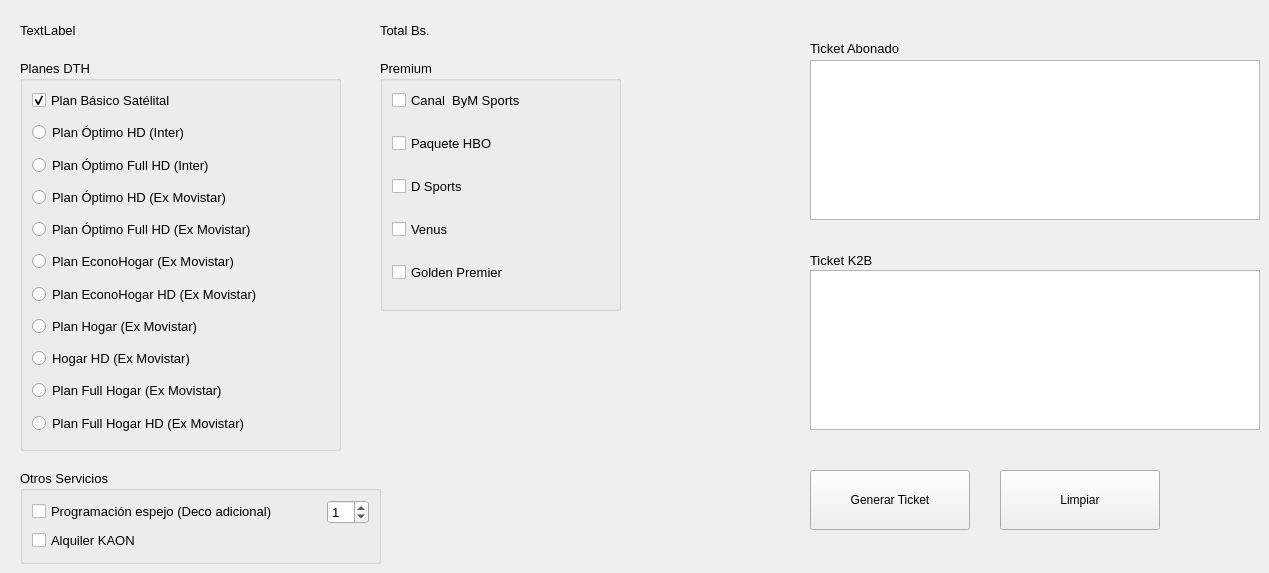
   <widget class="QWidget" name="tab">
    <attribute name="icon">
     <iconset resource="../../images.qrc">
      <normaloff>:/images/images/icons/tv.png</normaloff>:/images/images/icons/tv.png</iconset>
    </attribute>
    <attribute name="title">
     <string>Tickets de ventas</string>
    </attribute>
    <widget class="QGroupBox" name="groupBox">
     <property name="geometry">
      <rect>
       <x>20</x>
       <y>60</y>
       <width>321</width>
       <height>391</height>
      </rect>
     </property>
     <property name="font">
      <font>
       <family>Arial</family>
       <pointsize>10</pointsize>
       <weight>50</weight>
       <italic>false</italic>
       <bold>false</bold>
      </font>
     </property>
     <property name="acceptDrops">
      <bool>true</bool>
     </property>
     <property name="layoutDirection">
      <enum>Qt::LeftToRight</enum>
     </property>
     <property name="styleSheet">
      <string notr="true">font: 10pt &quot;Arial&quot;;</string>
     </property>
     <property name="title">
      <string>Planes DTH</string>
     </property>
     <property name="alignment">
      <set>Qt::AlignLeading|Qt::AlignLeft|Qt::AlignTop</set>
     </property>
     <property name="flat">
      <bool>false</bool>
     </property>
     <layout class="QGridLayout" name="gridLayout_3">
      <item row="0" column="0">
       <layout class="QVBoxLayout" name="verticalLayout">
        <item>
         <widget class="QCheckBox" name="basico_satelital_dth">
          <property name="font">
           <font>
            <family>Arial</family>
            <pointsize>10</pointsize>
            <weight>50</weight>
            <italic>false</italic>
            <bold>false</bold>
           </font>
          </property>
          <property name="text">
           <string>Plan Básico Satélital</string>
          </property>
          <property name="checked">
           <bool>true</bool>
          </property>
         </widget>
        </item>
        <item>
         <spacer name="verticalSpacer_5">
          <property name="orientation">
           <enum>Qt::Vertical</enum>
          </property>
          <property name="sizeHint" stdset="0">
           <size>
            <width>20</width>
            <height>40</height>
           </size>
          </property>
         </spacer>
        </item>
        <item>
         <widget class="QRadioButton" name="optimo_hd_inter">
          <property name="font">
           <font>
            <family>Arial</family>
            <pointsize>10</pointsize>
            <weight>50</weight>
            <italic>false</italic>
            <bold>false</bold>
           </font>
          </property>
          <property name="text">
           <string>Plan Óptimo HD (Inter)</string>
          </property>
         </widget>
        </item>
        <item>
         <spacer name="verticalSpacer">
          <property name="orientation">
           <enum>Qt::Vertical</enum>
          </property>
          <property name="sizeHint" stdset="0">
           <size>
            <width>20</width>
            <height>40</height>
           </size>
          </property>
         </spacer>
        </item>
        <item>
         <widget class="QRadioButton" name="optimo_full_hd_inter">
          <property name="font">
           <font>
            <family>Arial</family>
            <pointsize>10</pointsize>
            <weight>50</weight>
            <italic>false</italic>
            <bold>false</bold>
           </font>
          </property>
          <property name="text">
           <string>Plan Óptimo Full HD (Inter)</string>
          </property>
         </widget>
        </item>
        <item>
         <spacer name="verticalSpacer_2">
          <property name="orientation">
           <enum>Qt::Vertical</enum>
          </property>
          <property name="sizeHint" stdset="0">
           <size>
            <width>20</width>
            <height>40</height>
           </size>
          </property>
         </spacer>
        </item>
        <item>
         <widget class="QRadioButton" name="optimo_hd_movistar">
          <property name="font">
           <font>
            <family>Arial</family>
            <pointsize>10</pointsize>
            <weight>50</weight>
            <italic>false</italic>
            <bold>false</bold>
           </font>
          </property>
          <property name="text">
           <string>Plan Óptimo HD (Ex Movistar)</string>
          </property>
         </widget>
        </item>
        <item>
         <spacer name="verticalSpacer_3">
          <property name="orientation">
           <enum>Qt::Vertical</enum>
          </property>
          <property name="sizeHint" stdset="0">
           <size>
            <width>20</width>
            <height>40</height>
           </size>
          </property>
         </spacer>
        </item>
        <item>
         <widget class="QRadioButton" name="optimo_full_hd_movistar">
          <property name="font">
           <font>
            <family>Arial</family>
            <pointsize>10</pointsize>
            <weight>50</weight>
            <italic>false</italic>
            <bold>false</bold>
           </font>
          </property>
          <property name="text">
           <string>Plan Óptimo Full HD (Ex Movistar)</string>
          </property>
         </widget>
        </item>
        <item>
         <spacer name="verticalSpacer_17">
          <property name="orientation">
           <enum>Qt::Vertical</enum>
          </property>
          <property name="sizeHint" stdset="0">
           <size>
            <width>20</width>
            <height>40</height>
           </size>
          </property>
         </spacer>
        </item>
        <item>
         <widget class="QRadioButton" name="econo_hogar">
          <property name="text">
           <string>Plan EconoHogar (Ex Movistar)</string>
          </property>
         </widget>
        </item>
        <item>
         <spacer name="verticalSpacer_11">
          <property name="orientation">
           <enum>Qt::Vertical</enum>
          </property>
          <property name="sizeHint" stdset="0">
           <size>
            <width>20</width>
            <height>40</height>
           </size>
          </property>
         </spacer>
        </item>
        <item>
         <widget class="QRadioButton" name="econo_hogar_hd">
          <property name="text">
           <string>Plan EconoHogar HD (Ex Movistar)</string>
          </property>
         </widget>
        </item>
        <item>
         <spacer name="verticalSpacer_12">
          <property name="orientation">
           <enum>Qt::Vertical</enum>
          </property>
          <property name="sizeHint" stdset="0">
           <size>
            <width>20</width>
            <height>40</height>
           </size>
          </property>
         </spacer>
        </item>
        <item>
         <widget class="QRadioButton" name="hogar">
          <property name="text">
           <string>Plan Hogar (Ex Movistar)</string>
          </property>
         </widget>
        </item>
        <item>
         <spacer name="verticalSpacer_13">
          <property name="orientation">
           <enum>Qt::Vertical</enum>
          </property>
          <property name="sizeHint" stdset="0">
           <size>
            <width>20</width>
            <height>40</height>
           </size>
          </property>
         </spacer>
        </item>
        <item>
         <widget class="QRadioButton" name="hogar_hd">
          <property name="text">
           <string>Hogar HD (Ex Movistar)</string>
          </property>
         </widget>
        </item>
        <item>
         <spacer name="verticalSpacer_14">
          <property name="orientation">
           <enum>Qt::Vertical</enum>
          </property>
          <property name="sizeHint" stdset="0">
           <size>
            <width>20</width>
            <height>40</height>
           </size>
          </property>
         </spacer>
        </item>
        <item>
         <widget class="QRadioButton" name="full_hogar">
          <property name="text">
           <string>Plan Full Hogar (Ex Movistar)</string>
          </property>
         </widget>
        </item>
        <item>
         <spacer name="verticalSpacer_15">
          <property name="orientation">
           <enum>Qt::Vertical</enum>
          </property>
          <property name="sizeHint" stdset="0">
           <size>
            <width>20</width>
            <height>40</height>
           </size>
          </property>
         </spacer>
        </item>
        <item>
         <widget class="QRadioButton" name="full_hogar_hd">
          <property name="text">
           <string>Plan Full Hogar HD (Ex Movistar)</string>
          </property>
         </widget>
        </item>
        <item>
         <spacer name="verticalSpacer_16">
          <property name="orientation">
           <enum>Qt::Vertical</enum>
          </property>
          <property name="sizeHint" stdset="0">
           <size>
            <width>20</width>
            <height>40</height>
           </size>
          </property>
         </spacer>
        </item>
       </layout>
      </item>
      <item row="1" column="0">
       <spacer name="verticalSpacer_4">
        <property name="orientation">
         <enum>Qt::Vertical</enum>
        </property>
        <property name="sizeHint" stdset="0">
         <size>
          <width>20</width>
          <height>40</height>
         </size>
        </property>
       </spacer>
      </item>
     </layout>
    </widget>
    <widget class="QGroupBox" name="groupBox_3">
     <property name="geometry">
      <rect>
       <x>380</x>
       <y>60</y>
       <width>241</width>
       <height>251</height>
      </rect>
     </property>
     <property name="font">
      <font>
       <pointsize>10</pointsize>
      </font>
     </property>
     <property name="title">
      <string>Premium</string>
     </property>
     <layout class="QGridLayout" name="gridLayout_4">
      <item row="0" column="0">
       <layout class="QVBoxLayout" name="verticalLayout_2">
        <item>
         <widget class="QCheckBox" name="bym_dth">
          <property name="text">
           <string>Canal  ByM Sports</string>
          </property>
         </widget>
        </item>
        <item>
         <spacer name="verticalSpacer_6">
          <property name="orientation">
           <enum>Qt::Vertical</enum>
          </property>
          <property name="sizeHint" stdset="0">
           <size>
            <width>20</width>
            <height>40</height>
           </size>
          </property>
         </spacer>
        </item>
        <item>
         <widget class="QCheckBox" name="hbo_dth">
          <property name="text">
           <string>Paquete HBO</string>
          </property>
         </widget>
        </item>
        <item>
         <spacer name="verticalSpacer_7">
          <property name="orientation">
           <enum>Qt::Vertical</enum>
          </property>
          <property name="sizeHint" stdset="0">
           <size>
            <width>20</width>
            <height>40</height>
           </size>
          </property>
         </spacer>
        </item>
        <item>
         <widget class="QCheckBox" name="dsports_dth">
          <property name="text">
           <string>D Sports</string>
          </property>
         </widget>
        </item>
        <item>
         <spacer name="verticalSpacer_8">
          <property name="orientation">
           <enum>Qt::Vertical</enum>
          </property>
          <property name="sizeHint" stdset="0">
           <size>
            <width>20</width>
            <height>40</height>
           </size>
          </property>
         </spacer>
        </item>
        <item>
         <widget class="QCheckBox" name="venus_dth">
          <property name="text">
           <string>Venus</string>
          </property>
         </widget>
        </item>
        <item>
         <spacer name="verticalSpacer_9">
          <property name="orientation">
           <enum>Qt::Vertical</enum>
          </property>
          <property name="sizeHint" stdset="0">
           <size>
            <width>20</width>
            <height>40</height>
           </size>
          </property>
         </spacer>
        </item>
        <item>
         <widget class="QCheckBox" name="goldem_dth">
          <property name="text">
           <string>Golden Premier</string>
          </property>
         </widget>
        </item>
        <item>
         <spacer name="verticalSpacer_10">
          <property name="orientation">
           <enum>Qt::Vertical</enum>
          </property>
          <property name="sizeHint" stdset="0">
           <size>
            <width>20</width>
            <height>40</height>
           </size>
          </property>
         </spacer>
        </item>
       </layout>
      </item>
     </layout>
    </widget>
    <widget class="QLabel" name="lblPriceReferentialDolarDTH">
     <property name="geometry">
      <rect>
       <x>20</x>
       <y>20</y>
       <width>671</width>
       <height>20</height>
      </rect>
     </property>
     <property name="font">
      <font>
       <pointsize>10</pointsize>
      </font>
     </property>
     <property name="text">
      <string>TextLabel</string>
     </property>
    </widget>
    <widget class="QGroupBox" name="groupBox_2">
     <property name="geometry">
      <rect>
       <x>20</x>
       <y>470</y>
       <width>361</width>
       <height>94</height>
      </rect>
     </property>
     <property name="font">
      <font>
       <pointsize>10</pointsize>
      </font>
     </property>
     <property name="title">
      <string>Otros Servicios</string>
     </property>
     <layout class="QGridLayout" name="gridLayout_5">
      <item row="0" column="0">
       <layout class="QVBoxLayout" name="verticalLayout_3">
        <item>
         <layout class="QHBoxLayout" name="horizontalLayout_5">
          <item>
           <widget class="QCheckBox" name="deco_dth">
            <property name="text">
             <string>Programación espejo (Deco adicional)</string>
            </property>
           </widget>
          </item>
          <item>
           <spacer name="horizontalSpacer_3">
            <property name="orientation">
             <enum>Qt::Horizontal</enum>
            </property>
            <property name="sizeHint" stdset="0">
             <size>
              <width>40</width>
              <height>20</height>
             </size>
            </property>
           </spacer>
          </item>
          <item>
           <widget class="QSpinBox" name="deco_adicional_dth">
            <property name="value">
             <number>1</number>
            </property>
           </widget>
          </item>
         </layout>
        </item>
        <item>
         <widget class="QCheckBox" name="kaon_dth">
          <property name="text">
           <string>Alquiler KAON</string>
          </property>
         </widget>
        </item>
       </layout>
      </item>
     </layout>
    </widget>
    <widget class="QLabel" name="lbl_total_dth">
     <property name="geometry">
      <rect>
       <x>380</x>
       <y>20</y>
       <width>201</width>
       <height>20</height>
      </rect>
     </property>
     <property name="font">
      <font>
       <pointsize>10</pointsize>
      </font>
     </property>
     <property name="text">
      <string>Total Bs.</string>
     </property>
    </widget>
    <widget class="QPushButton" name="btn_ticket_dth">
     <property name="geometry">
      <rect>
       <x>810</x>
       <y>470</y>
       <width>160</width>
       <height>60</height>
      </rect>
     </property>
     <property name="text">
      <string>Generar Ticket</string>
     </property>
     <property name="icon">
      <iconset resource="../../images.qrc">
       <normaloff>:/images/images/icons/refresh.png</normaloff>:/images/images/icons/refresh.png</iconset>
     </property>
    </widget>
    <widget class="QPushButton" name="btn_clear_dth">
     <property name="geometry">
      <rect>
       <x>1000</x>
       <y>470</y>
       <width>160</width>
       <height>60</height>
      </rect>
     </property>
     <property name="text">
      <string>Limpiar</string>
     </property>
     <property name="icon">
      <iconset resource="../../images.qrc">
       <normaloff>:/images/images/icons/delete.png</normaloff>:/images/images/icons/delete.png</iconset>
     </property>
    </widget>
    <widget class="QLabel" name="label_3">
     <property name="geometry">
      <rect>
       <x>810</x>
       <y>40</y>
       <width>101</width>
       <height>16</height>
      </rect>
     </property>
     <property name="font">
      <font>
       <pointsize>10</pointsize>
      </font>
     </property>
     <property name="text">
      <string>Ticket Abonado</string>
     </property>
    </widget>
    <widget class="QPlainTextEdit" name="txtticket_ab_dth">
     <property name="geometry">
      <rect>
       <x>810</x>
       <y>60</y>
       <width>450</width>
       <height>160</height>
      </rect>
     </property>
     <property name="font">
      <font>
       <pointsize>10</pointsize>
      </font>
     </property>
    </widget>
    <widget class="QPlainTextEdit" name="txtticket_k2b_dth">
     <property name="geometry">
      <rect>
       <x>810</x>
       <y>270</y>
       <width>450</width>
       <height>160</height>
      </rect>
     </property>
     <property name="font">
      <font>
       <pointsize>10</pointsize>
      </font>
     </property>
    </widget>
    <widget class="QLabel" name="label_7">
     <property name="geometry">
      <rect>
       <x>810</x>
       <y>252</y>
       <width>80</width>
       <height>16</height>
      </rect>
     </property>
     <property name="font">
      <font>
       <pointsize>10</pointsize>
      </font>
     </property>
     <property name="text">
      <string>Ticket K2B</string>
     </property>
    </widget>
   </widget>
